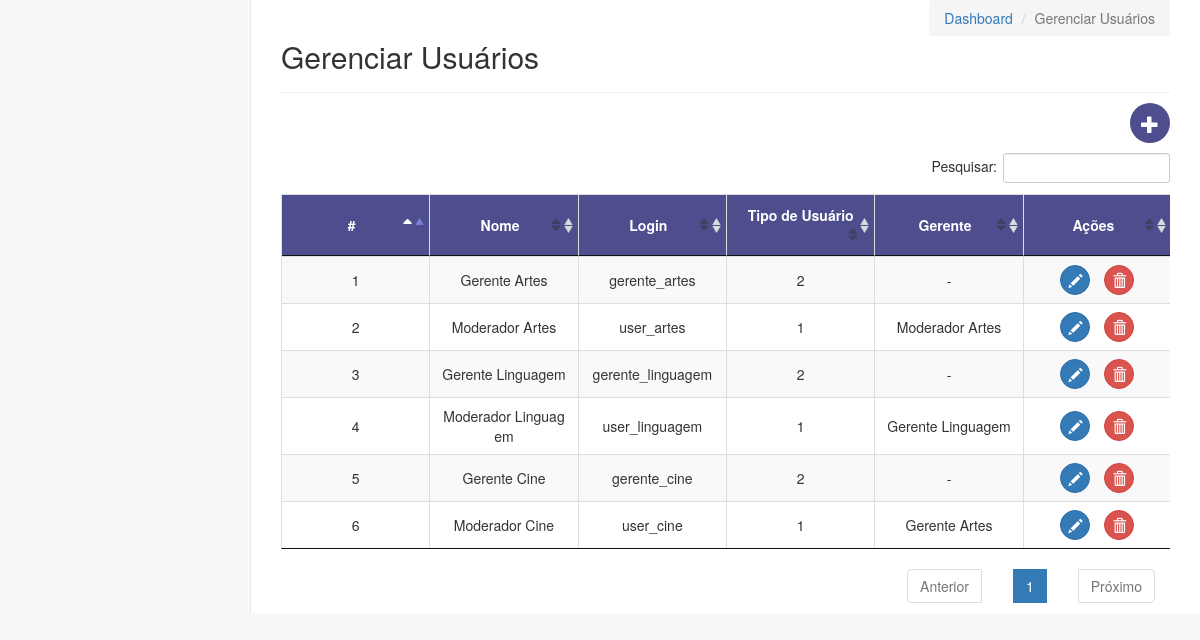
Screenshot of /view/admin/usuarios/listar.php with the database file from the repository.
### tables this page shows
CREATE TABLE IF NOT EXISTS `usuario_fundacao` (
  `id_usuario` INT NOT NULL AUTO_INCREMENT,
  `nome_usuario` VARCHAR(45) NOT NULL,
  `login` VARCHAR(45) NOT NULL,
  `senha` VARCHAR(45) NOT NULL,
  `tipo_usuario` INT NOT NULL COMMENT '1 = Moderador;\n2 = Gerente;',
  `id_gerente` INT NULL COMMENT 'Caso o usuário seja moderador, ele terá que \"depender\" de um gerente, portanto será relacionado o moderador com o id_gerente.',
  PRIMARY KEY (`id_usuario`));

### includes/uriFormater.php (called while the page is built)
<?php
  $project = explode('/', $_SERVER['REQUEST_URI'])[1] . '/';
  $project = '/'.$project;

### database/dbConexao.php (called while the page is built)
<?php
function conectar()
{
  try {
    $conexao = new PDO('mysql:host=localhost;dbname=db_fcp;charset=utf8', 'root', 'root');
    return $conexao;
  } catch (PDOException $erro) {
    echo "Falha na conexao! : " . $erro;
    return false;
  }
}

### database/dbUsuario.php (called while the page is built, shortened)
<?php
class dbUsuario
{
  private $conn;
  function __construct()
  {
    require 'dbConexao.php';
    $this->conn = conectar();
  }
  public function listarTodosUsuarios()
  {
    $query = "SELECT * FROM usuario_fundacao";
    $stmt = $this->conn->query($query);
    $result = $stmt->fetchAll(PDO::FETCH_ASSOC);
    if ($result != null && $result != false) {
      return $result;
    } else {
      return false;
    }
  }
  public function listarNomeGerente($idUsuario)
  {
    $query = "SELECT nome_usuario FROM usuario_fundacao WHERE id_usuario = {$idUsuario}";
    $stmt = $this->conn->query($query);
    $result = $stmt->fetchAll(PDO::FETCH_ASSOC);
    if ($result != null && $result != false) {
      return $result;
    } else {
      return false;
    }
  }
}

### view/admin/usuarios/listar.php (the view, shortened to what this page needs)
<?php
include_once '../../../database/dbUsuario.php';
$user = new dbUsuario();
?>
<?php include_once "../../../includes/header.php"; ?>
<link rel="stylesheet" href="<?php echo $project; ?>vendor/datatables/css/jquery.dataTables.min.css">
<link rel="stylesheet" href="<?php echo $project; ?>vendor/datatables-plugins/dataTables.bootstrap.css">
<body>
<div id="wrapper">
  <div id="page-wrapper">
    <div class="row">
      <div class="col-lg-12">
        <div class="pull-right breadcumberbach">
          <ol class="breadcrumb">
            <li><a href="<?php echo $project; ?>view/admin/dash.php">Dashboard</a></li>
            <li class="active">Gerenciar Usuários</li>
          </ol>
        </div>
        <div class="page-header">
          <h2>Gerenciar Usuários</h2>
        </div>
      </div>
    </div>
    <button
      style="margin:-10 0 10 0;text-decoration:none;border:none;border-radius:50%;width:40;height:40;padding:0;background-color: #4e4e8e;"
      id="cadastrar" data-toggle="modal" data-target="#cadastroModal"
      type="button" class="btn btn-lg btn-primary pull-right">
      <i class="glyphicon glyphicon-plus" data-toggle="tooltip" data-placement="top" title="Adicionar"></i>
    </button>
    <div class="row midlle-content">
      <div class="col-lg-12">
        <div class="table-responsive">
          <table id="tabela" class="table table-striped table-bordered table-hover" cellspacing="0">
            <thead>
            <tr>
              <th style="background-color:#4e4e8e;text-align:center;color:white;vertical-align:middle">#</th>
              <th style="background-color:#4e4e8e;text-align:center;color:white;vertical-align:middle">Nome</th>
              <th style="background-color:#4e4e8e;text-align:center;color:white;vertical-align:middle">Login</th>
              <th style="background-color:#4e4e8e;text-align:center;color:white;vertical-align:middle">Tipo de Usuário</th>
              <th style="background-color:#4e4e8e;text-align:center;color:white;vertical-align:middle">Gerente</th>
              <th style="background-color:#4e4e8e;text-align:center;color:white;vertical-align:middle">Ações</th>
            </tr>
            </thead>
            <tbody>
            <?php if ($user->listarTodosUsuarios() != null || $user->listarTodosUsuarios() != false) {
              foreach ($user->listarTodosUsuarios() as $data) { ?>
                <tr>
                  <td style="text-align:center;width:50;vertical-align:middle"><?php echo $data['id_usuario'] ?></td>
                  <td style="text-align:center;width:100;vertical-align:middle"><?php echo $data['nome_usuario'] ?></td>
                  <td style="text-align:center;width:100;vertical-align:middle"><?php echo $data['login'] ?></td>
                  <td style="text-align:center;width:100;vertical-align:middle"><?php echo $data['tipo_usuario'] ?></td>
                  <?php $nome = $user->listarNomeGerente($data['id_gerente']);
                  if($nome){ ?>
                  <td style="text-align:center;width:100;vertical-align:middle"><?php echo $nome[0]['nome_usuario'] ?></td>
                  <?php } else { ?>
                  <td style="text-align:center;width:100;vertical-align:middle">-</td>
                  <?php } ?>
                  <td style="text-align:center;width:100;vertical-align:middle">
                    <button type="button" class="btn btn-primary alterar"
                            style="width:30;height:30;border-radius:50%;padding:0;margin-right: 10px"
                            data-toggle="modal" data-target="#alteracaoModal">
                      <i class="glyphicon glyphicon-pencil" data-toggle="tooltip" data-placement="top" title="Editar"></i>
                    </button>
                    <button type="button" class="btn btn-danger remover" style="width:30;height:30;border-radius:50%;padding:0"
                            data-toggle="modal" data-target="#remocaoModal">
                      <i class="glyphicon glyphicon-trash" data-toggle="tooltip" data-placement="top" title="Remover"></i>
                    </button>
                  </td>
                </tr>
                <?php
              }
            } else {
              echo '<tr><td/><td align="center">Não há dados na tabela</td><td/></tr>';
            } ?>
            </tbody>
          </table>
        </div>
      </div>
    </div>
  </div>
  <?php include "modalUsuario.php"; ?>
</body>
</html>

### includes/header.php (style rules this page uses)
html, body { max-width: 100%; overflow-x: hidden; }
@media screen and (min-width: 200px) { div.pull-right.breadcumberbach { margin: -40 0 0 0 !important; } }
@media screen and (min-width: 200px) { .midlle-content { margin-top: 40 !important } }
@media screen and (min-width: 768px) { div.pull-right.breadcumberbach { margin: -40 0 0 0 !important; } }
@media screen and (min-width: 768px) { .midlle-content { margin-top: 40 !important } }
@media screen and (min-width: 992px) { div.pull-right.breadcumberbach { margin: 0 !important; } }
@media screen and (min-width: 992px) { .midlle-content { margin-top: 0 !important } }
td { word-break:break-all; width: 100px !important; font-size: 14; }
th { width: 100px !important; font-size: 14; }

### view/admin/usuarios/listar.php (style rules this page uses)
#cadastrar { float: right; }

### rows the page displays
usuario_fundacao: id_usuario "1", nome_usuario "Gerente Artes", login "gerente_artes", tipo_usuario "2"
usuario_fundacao: id_usuario "2", nome_usuario "Moderador Artes", login "user_artes", tipo_usuario "1"
usuario_fundacao: id_usuario "3", nome_usuario "Gerente Linguagem", login "gerente_linguagem", tipo_usuario "2"
usuario_fundacao: id_usuario "4", nome_usuario "Moderador Linguagem", login "user_linguagem", tipo_usuario "1", usuario_fundacao.nome_usuario "Gerente Linguagem"
usuario_fundacao: id_usuario "5", nome_usuario "Gerente Cine", login "gerente_cine", tipo_usuario "2"
usuario_fundacao: id_usuario "6", nome_usuario "Moderador Cine", login "user_cine", tipo_usuario "1", usuario_fundacao.nome_usuario "Gerente Artes"
